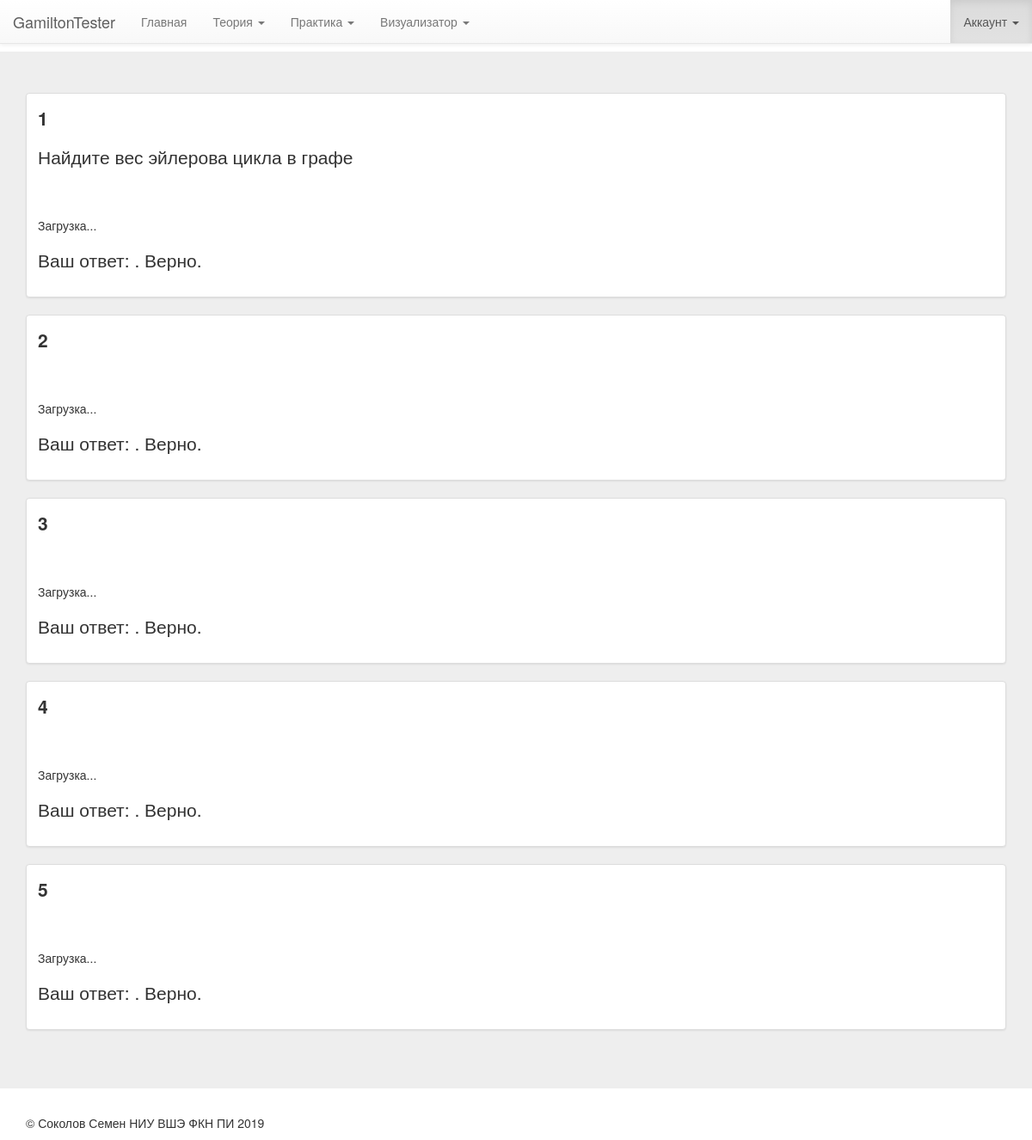
The app's page /practice/yourtest/125 (signed in) with its own data.
### practice/models.py (models this page shows, shortened)
class Task(models.Model):
    THEMES = (
        ('Гамильтонов цикл', 'Гамильтонов цикл'),
        ('Эйлеров цикл', 'Эйлеров цикл'),
    )
    theme = models.CharField(max_length=50, choices=THEMES)
    num = models.BigIntegerField(default=0)
    question = models.TextField()
    graph = models.TextField()
    answer = models.CharField(max_length=20, default="")

### practice/views.py (the view)
# urls.py: url(r'^yourtest/([0-9]+)$', views.yourtest, name='yourtest'),
def yourtest(request, id):
    if DoneTest.objects.filter(id=id).count() == 0:
        return render(request, 'mainApp/no_permission.html')
    donetest = DoneTest.objects.get(id=id)
    if not request.user.is_authenticated:
        return redirect('/sign/login/')
    elif request.user.username != donetest.login:
        return render(request, 'mainApp/no_permission.html')
    our_questions = []
    for i in range(1, 1 + donetest.numberOfQuestions):
        our_questions.append([i, Task.objects.get(theme=getattr(donetest, 'theme' + str(i)), num=getattr(donetest, 'num' + str(i))),
                                 getattr(donetest, 'user_ans' + str(i)), getattr(donetest, 'is_right' + str(i))])
    data = {'questions': our_questions, 'time': str(getattr(donetest, 'date_started')), 'count': getattr(donetest, 'numberOfQuestions')}
    return render(request, 'practice/yourtest.html', context=data)

### templates/practice/yourtest.html (shortened to what this page needs)
{%  extends "mainApp/wrapper.html" %}
{% block content %}
{% load staticfiles %}
<div class="jumbotron">
    <div class="container">
        <form method="post">
            {% for task in questions %}
                <div class="thumbnail">
                    <div class="caption">
                        <p>
                            <b>{{ task.0 }}</b> <p id="exactly_task{{ task.0 }}"></p>
                            <br>
                            <div id="graphviz_svg{{ task.0 }}"><br>Загрузка...<br></div>
                        </p>
                        <p>Ваш ответ: {{ task.2 }}. {% if task.3 %} Верно. {% else %} Неверно. {% endif %}</p>
                    </div>
                </div>
            {% endfor %}
        </form>
    </div>
  </div>
{% endblock %}

### records on screen
Task: task "1"
Task: task "2"
Task: answer "3"
Task: task "4"
Task: task "5"
